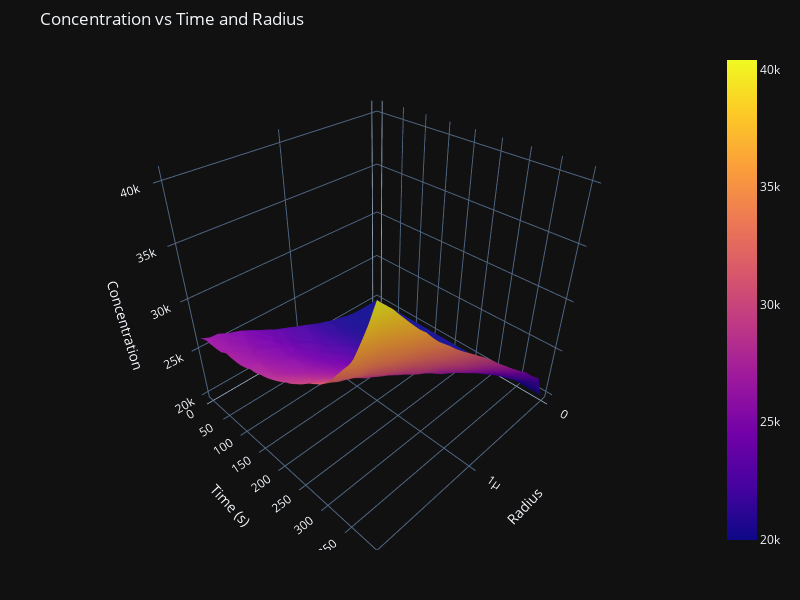
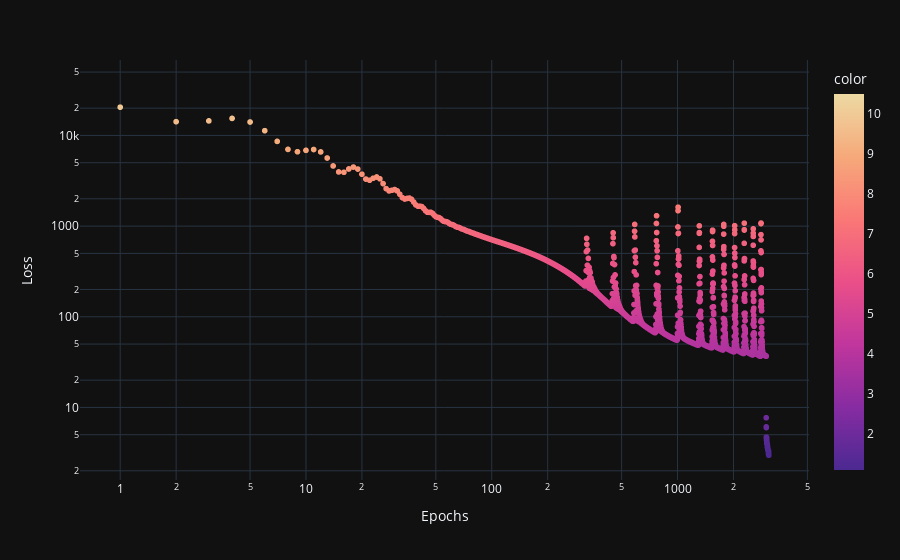

The notebook cell these images were saved under, in order:
### Code cell
# nn seed
device = 'cuda'
N = 300
epochs_adam = 3000
lr_adam = 1e-4
epochs_lbfgs = 100


# define nn to train, two inputs for x and t
pinn = Network().to(device)


losses = pinn.train(epochs_adam, lr_adam, epochs_lbfgs)

### Figure 1 — Plotly figure (JSON) as saved in the notebook; plotly's stock layout.template omitted (floating-point values rounded to 4 significant figures; data arrays with more than 128 entries replaced by an {"elided": "..."} marker saying what was removed)
{"data": [{"type": "surface", "x": {"elided": "100x100 float values"}, "y": {"elided": "100x100 float values"}, "z": {"elided": "100x100 float values"}}], "layout": {"autosize": false, "height": 600, "margin": {"b": 50, "l": 50, "r": 50, "t": 50}, "scene": {"xaxis": {"title": {"text": "Radius"}}, "yaxis": {"title": {"text": "Time (s)"}}, "zaxis": {"title": {"text": "Concentration"}}}, "title": {"text": "Concentration vs Time and Radius"}, "width": 800}}

### Figure 2 — Plotly figure (JSON) as saved in the notebook; plotly's stock layout.template omitted (floating-point values rounded to 4 significant figures; data arrays with more than 128 entries replaced by an {"elided": "..."} marker saying what was removed)
{"data": [{"hovertemplate": "Epochs=%{x}<br>Loss=%{y}<br>color=%{marker.color}<extra></extra>", "legendgroup": "", "marker": {"color": {"elided": "3100 float values"}, "coloraxis": "coloraxis", "symbol": "circle"}, "mode": "markers", "name": "", "showlegend": false, "type": "scattergl", "x": {"elided": "3100 int values"}, "xaxis": "x", "y": {"elided": "3100 float values"}, "yaxis": "y"}], "layout": {"coloraxis": {"colorbar": {"title": {"text": "color"}}, "colorscale": [[0, "rgb(75, 41, 145)"], [0.1667, "rgb(135, 44, 162)"], [0.3333, "rgb(192, 54, 157)"], [0.5, "rgb(234, 79, 136)"], [0.6667, "rgb(250, 120, 118)"], [0.8333, "rgb(246, 169, 122)"], [1, "rgb(237, 217, 163)"]]}, "legend": {"tracegroupgap": 0}, "margin": {"t": 60}, "xaxis": {"anchor": "y", "domain": [0, 1], "title": {"text": "Epochs"}, "type": "log"}, "yaxis": {"anchor": "x", "domain": [0, 1], "title": {"text": "Loss"}, "type": "log"}}}
